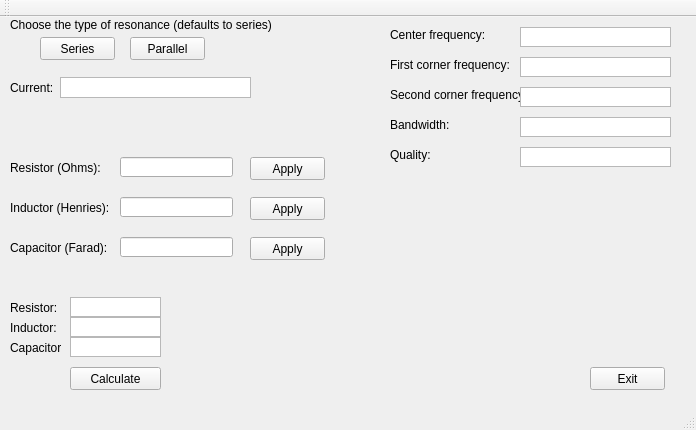
<?xml version="1.0" encoding="UTF-8"?>
<ui version="4.0">
 <class>MainWindow</class>
 <widget class="QMainWindow" name="MainWindow">
  <property name="geometry">
   <rect>
    <x>0</x>
    <y>0</y>
    <width>696</width>
    <height>430</height>
   </rect>
  </property>
  <property name="windowTitle">
   <string>MainWindow</string>
  </property>
  <widget class="QWidget" name="centralWidget">
   <widget class="QLabel" name="TypeLabel">
    <property name="geometry">
     <rect>
      <x>10</x>
      <y>0</y>
      <width>261</width>
      <height>16</height>
     </rect>
    </property>
    <property name="text">
     <string>Choose the type of resonance (defaults to series):</string>
    </property>
   </widget>
   <widget class="QPushButton" name="TypeSeries">
    <property name="geometry">
     <rect>
      <x>40</x>
      <y>20</y>
      <width>75</width>
      <height>23</height>
     </rect>
    </property>
    <property name="text">
     <string>Series</string>
    </property>
   </widget>
   <widget class="QPushButton" name="TypeParallel">
    <property name="geometry">
     <rect>
      <x>130</x>
      <y>20</y>
      <width>75</width>
      <height>23</height>
     </rect>
    </property>
    <property name="text">
     <string>Parallel</string>
    </property>
   </widget>
   <widget class="QLabel" name="CurrentLabel">
    <property name="geometry">
     <rect>
      <x>10</x>
      <y>60</y>
      <width>47</width>
      <height>21</height>
     </rect>
    </property>
    <property name="text">
     <string>Current:</string>
    </property>
   </widget>
   <widget class="QTextBrowser" name="CurrentText">
    <property name="geometry">
     <rect>
      <x>60</x>
      <y>60</y>
      <width>191</width>
      <height>21</height>
     </rect>
    </property>
    <property name="verticalScrollBarPolicy">
     <enum>Qt::ScrollBarAlwaysOff</enum>
    </property>
    <property name="horizontalScrollBarPolicy">
     <enum>Qt::ScrollBarAlwaysOff</enum>
    </property>
   </widget>
   <widget class="QPushButton" name="ExitButton">
    <property name="geometry">
     <rect>
      <x>590</x>
      <y>350</y>
      <width>75</width>
      <height>23</height>
     </rect>
    </property>
    <property name="text">
     <string>Exit</string>
    </property>
   </widget>
   <widget class="QLabel" name="ResistorLabel">
    <property name="geometry">
     <rect>
      <x>10</x>
      <y>140</y>
      <width>101</width>
      <height>21</height>
     </rect>
    </property>
    <property name="text">
     <string>Resistor (Ohms):</string>
    </property>
   </widget>
   <widget class="QLabel" name="InductorLabel">
    <property name="geometry">
     <rect>
      <x>10</x>
      <y>180</y>
      <width>121</width>
      <height>21</height>
     </rect>
    </property>
    <property name="text">
     <string>Inductor (Henries):</string>
    </property>
   </widget>
   <widget class="QLabel" name="CapacitorLabel">
    <property name="geometry">
     <rect>
      <x>10</x>
      <y>220</y>
      <width>111</width>
      <height>21</height>
     </rect>
    </property>
    <property name="text">
     <string>Capacitor (Farad):</string>
    </property>
   </widget>
   <widget class="QLineEdit" name="ResistorLine">
    <property name="geometry">
     <rect>
      <x>120</x>
      <y>140</y>
      <width>113</width>
      <height>20</height>
     </rect>
    </property>
   </widget>
   <widget class="QLineEdit" name="InductorLine">
    <property name="geometry">
     <rect>
      <x>120</x>
      <y>180</y>
      <width>113</width>
      <height>20</height>
     </rect>
    </property>
   </widget>
   <widget class="QLineEdit" name="CapacitorLine">
    <property name="geometry">
     <rect>
      <x>120</x>
      <y>220</y>
      <width>113</width>
      <height>20</height>
     </rect>
    </property>
   </widget>
   <widget class="QPushButton" name="ApplyResistor">
    <property name="geometry">
     <rect>
      <x>250</x>
      <y>140</y>
      <width>75</width>
      <height>23</height>
     </rect>
    </property>
    <property name="text">
     <string>Apply</string>
    </property>
   </widget>
   <widget class="QPushButton" name="ApplyInductor">
    <property name="geometry">
     <rect>
      <x>250</x>
      <y>180</y>
      <width>75</width>
      <height>23</height>
     </rect>
    </property>
    <property name="text">
     <string>Apply</string>
    </property>
   </widget>
   <widget class="QPushButton" name="ApplyCapacitor">
    <property name="geometry">
     <rect>
      <x>250</x>
      <y>220</y>
      <width>75</width>
      <height>23</height>
     </rect>
    </property>
    <property name="text">
     <string>Apply</string>
    </property>
   </widget>
   <widget class="QPushButton" name="pushButton">
    <property name="geometry">
     <rect>
      <x>70</x>
      <y>350</y>
      <width>91</width>
      <height>23</height>
     </rect>
    </property>
    <property name="text">
     <string>Calculate</string>
    </property>
   </widget>
   <widget class="QLabel" name="ShowResLabel">
    <property name="geometry">
     <rect>
      <x>10</x>
      <y>280</y>
      <width>47</width>
      <height>21</height>
     </rect>
    </property>
    <property name="text">
     <string>Resistor:</string>
    </property>
   </widget>
   <widget class="QLabel" name="ShowIndLabel">
    <property name="geometry">
     <rect>
      <x>10</x>
      <y>300</y>
      <width>47</width>
      <height>21</height>
     </rect>
    </property>
    <property name="text">
     <string>Inductor:</string>
    </property>
   </widget>
   <widget class="QLabel" name="ShowCapLabel">
    <property name="geometry">
     <rect>
      <x>10</x>
      <y>320</y>
      <width>51</width>
      <height>21</height>
     </rect>
    </property>
    <property name="text">
     <string>Capacitor:</string>
    </property>
   </widget>
   <widget class="QTextBrowser" name="ShowResText">
    <property name="geometry">
     <rect>
      <x>70</x>
      <y>280</y>
      <width>91</width>
      <height>20</height>
     </rect>
    </property>
    <property name="verticalScrollBarPolicy">
     <enum>Qt::ScrollBarAlwaysOff</enum>
    </property>
    <property name="horizontalScrollBarPolicy">
     <enum>Qt::ScrollBarAlwaysOff</enum>
    </property>
   </widget>
   <widget class="QTextBrowser" name="ShowIndText">
    <property name="geometry">
     <rect>
      <x>70</x>
      <y>300</y>
      <width>91</width>
      <height>20</height>
     </rect>
    </property>
    <property name="verticalScrollBarPolicy">
     <enum>Qt::ScrollBarAlwaysOff</enum>
    </property>
    <property name="horizontalScrollBarPolicy">
     <enum>Qt::ScrollBarAlwaysOff</enum>
    </property>
   </widget>
   <widget class="QTextBrowser" name="ShowCapText">
    <property name="geometry">
     <rect>
      <x>70</x>
      <y>320</y>
      <width>91</width>
      <height>20</height>
     </rect>
    </property>
    <property name="verticalScrollBarPolicy">
     <enum>Qt::ScrollBarAlwaysOff</enum>
    </property>
    <property name="horizontalScrollBarPolicy">
     <enum>Qt::ScrollBarAlwaysOff</enum>
    </property>
   </widget>
   <widget class="QLabel" name="CentFreqLab">
    <property name="geometry">
     <rect>
      <x>390</x>
      <y>10</y>
      <width>131</width>
      <height>16</height>
     </rect>
    </property>
    <property name="text">
     <string>Center frequency:</string>
    </property>
   </widget>
   <widget class="QLabel" name="FirstCornLab">
    <property name="geometry">
     <rect>
      <x>390</x>
      <y>40</y>
      <width>131</width>
      <height>16</height>
     </rect>
    </property>
    <property name="text">
     <string>First corner frequency:</string>
    </property>
   </widget>
   <widget class="QLabel" name="SecondCornLab">
    <property name="geometry">
     <rect>
      <x>390</x>
      <y>70</y>
      <width>131</width>
      <height>16</height>
     </rect>
    </property>
    <property name="text">
     <string>Second corner frequency:</string>
    </property>
   </widget>
   <widget class="QLabel" name="BandLab">
    <property name="geometry">
     <rect>
      <x>390</x>
      <y>100</y>
      <width>131</width>
      <height>16</height>
     </rect>
    </property>
    <property name="text">
     <string>Bandwidth:</string>
    </property>
   </widget>
   <widget class="QLabel" name="QualLab">
    <property name="geometry">
     <rect>
      <x>390</x>
      <y>130</y>
      <width>131</width>
      <height>16</height>
     </rect>
    </property>
    <property name="text">
     <string>Quality:</string>
    </property>
   </widget>
   <widget class="QTextBrowser" name="CentFreqText">
    <property name="geometry">
     <rect>
      <x>520</x>
      <y>10</y>
      <width>151</width>
      <height>20</height>
     </rect>
    </property>
    <property name="verticalScrollBarPolicy">
     <enum>Qt::ScrollBarAlwaysOff</enum>
    </property>
    <property name="horizontalScrollBarPolicy">
     <enum>Qt::ScrollBarAlwaysOff</enum>
    </property>
   </widget>
   <widget class="QTextBrowser" name="FirstCornText">
    <property name="geometry">
     <rect>
      <x>520</x>
      <y>40</y>
      <width>151</width>
      <height>20</height>
     </rect>
    </property>
    <property name="verticalScrollBarPolicy">
     <enum>Qt::ScrollBarAlwaysOff</enum>
    </property>
    <property name="horizontalScrollBarPolicy">
     <enum>Qt::ScrollBarAlwaysOff</enum>
    </property>
   </widget>
   <widget class="QTextBrowser" name="SecondCornText">
    <property name="geometry">
     <rect>
      <x>520</x>
      <y>70</y>
      <width>151</width>
      <height>20</height>
     </rect>
    </property>
    <property name="verticalScrollBarPolicy">
     <enum>Qt::ScrollBarAlwaysOff</enum>
    </property>
    <property name="horizontalScrollBarPolicy">
     <enum>Qt::ScrollBarAlwaysOff</enum>
    </property>
   </widget>
   <widget class="QTextBrowser" name="BandText">
    <property name="geometry">
     <rect>
      <x>520</x>
      <y>100</y>
      <width>151</width>
      <height>20</height>
     </rect>
    </property>
    <property name="verticalScrollBarPolicy">
     <enum>Qt::ScrollBarAlwaysOff</enum>
    </property>
    <property name="horizontalScrollBarPolicy">
     <enum>Qt::ScrollBarAlwaysOff</enum>
    </property>
   </widget>
   <widget class="QTextBrowser" name="QualText">
    <property name="geometry">
     <rect>
      <x>520</x>
      <y>130</y>
      <width>151</width>
      <height>20</height>
     </rect>
    </property>
    <property name="verticalScrollBarPolicy">
     <enum>Qt::ScrollBarAlwaysOff</enum>
    </property>
    <property name="horizontalScrollBarPolicy">
     <enum>Qt::ScrollBarAlwaysOff</enum>
    </property>
   </widget>
  </widget>
  <widget class="QMenuBar" name="menuBar">
   <property name="geometry">
    <rect>
     <x>0</x>
     <y>0</y>
     <width>696</width>
     <height>21</height>
    </rect>
   </property>
  </widget>
  <widget class="QToolBar" name="mainToolBar">
   <attribute name="toolBarArea">
    <enum>TopToolBarArea</enum>
   </attribute>
   <attribute name="toolBarBreak">
    <bool>false</bool>
   </attribute>
  </widget>
  <widget class="QStatusBar" name="statusBar"/>
 </widget>
 <layoutdefault spacing="6" margin="11"/>
 <resources/>
 <connections/>
</ui>
